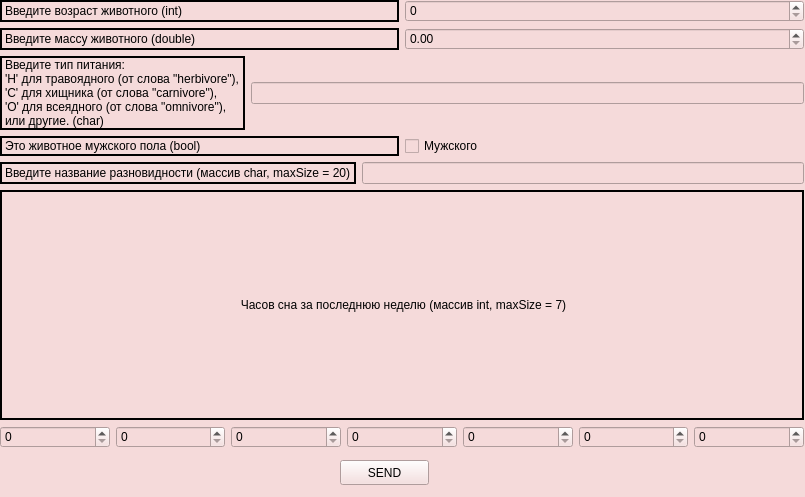
<?xml version="1.0" encoding="UTF-8"?>
<ui version="4.0">
 <class>Input</class>
 <widget class="QWidget" name="Input">
  <property name="geometry">
   <rect>
    <x>0</x>
    <y>0</y>
    <width>805</width>
    <height>497</height>
   </rect>
  </property>
  <property name="windowTitle">
   <string>Form</string>
  </property>
  <property name="styleSheet">
   <string notr="true">background-color: rgb(245, 218, 218);
color: rgb(0, 0, 0);
font: 300 italic 17pt &quot;Ubuntu&quot;;</string>
  </property>
  <widget class="QPushButton" name="bnt_send">
   <property name="geometry">
    <rect>
     <x>340</x>
     <y>460</y>
     <width>89</width>
     <height>25</height>
    </rect>
   </property>
   <property name="text">
    <string>SEND</string>
   </property>
  </widget>
  <widget class="QWidget" name="layoutWidget">
   <property name="geometry">
    <rect>
     <x>0</x>
     <y>0</y>
     <width>804</width>
     <height>448</height>
    </rect>
   </property>
   <layout class="QVBoxLayout" name="verticalLayout">
    <item>
     <layout class="QHBoxLayout" name="horizontalLayout_3">
      <item>
       <widget class="QLabel" name="label">
        <property name="styleSheet">
         <string notr="true">border: 2px solid black;</string>
        </property>
        <property name="text">
         <string>Введите возраст животного (int)</string>
        </property>
       </widget>
      </item>
      <item>
       <widget class="QSpinBox" name="spb_age">
        <property name="maximum">
         <number>1000</number>
        </property>
       </widget>
      </item>
     </layout>
    </item>
    <item>
     <layout class="QHBoxLayout" name="horizontalLayout_2">
      <item>
       <widget class="QLabel" name="label_2">
        <property name="styleSheet">
         <string notr="true">border: 2px solid black;</string>
        </property>
        <property name="text">
         <string>Введите массу животного (double)</string>
        </property>
       </widget>
      </item>
      <item>
       <widget class="QDoubleSpinBox" name="dspb_weight">
        <property name="maximum">
         <double>100000.990000000005239</double>
        </property>
       </widget>
      </item>
     </layout>
    </item>
    <item>
     <layout class="QHBoxLayout" name="horizontalLayout">
      <item>
       <widget class="QLabel" name="label_3">
        <property name="styleSheet">
         <string notr="true">border: 2px solid black;</string>
        </property>
        <property name="text">
         <string>&lt;html&gt;&lt;head/&gt;&lt;body&gt;&lt;p&gt;Введите тип питания:&lt;br/&gt;'H' для травоядного (от слова &amp;quot;herbivore&amp;quot;),&lt;br/&gt;'C' для хищника (от слова &amp;quot;carnivore&amp;quot;),&lt;br/&gt;'O' для всеядного (от слова &amp;quot;omnivore&amp;quot;),&lt;br/&gt;или другие.  (char)&lt;/p&gt;&lt;/body&gt;&lt;/html&gt;</string>
        </property>
       </widget>
      </item>
      <item>
       <widget class="QLineEdit" name="ln_dietType">
        <property name="maxLength">
         <number>1</number>
        </property>
       </widget>
      </item>
     </layout>
    </item>
    <item>
     <layout class="QHBoxLayout" name="horizontalLayout_4">
      <item>
       <widget class="QLabel" name="label_4">
        <property name="styleSheet">
         <string notr="true">border: 2px solid black;</string>
        </property>
        <property name="text">
         <string>Это животное мужского пола (bool)</string>
        </property>
       </widget>
      </item>
      <item>
       <widget class="QCheckBox" name="checkBox">
        <property name="text">
         <string>Мужского</string>
        </property>
       </widget>
      </item>
     </layout>
    </item>
    <item>
     <layout class="QHBoxLayout" name="horizontalLayout_5">
      <item>
       <widget class="QLabel" name="label_5">
        <property name="styleSheet">
         <string notr="true">border: 2px solid black;</string>
        </property>
        <property name="text">
         <string>&lt;html&gt;&lt;head/&gt;&lt;body&gt;&lt;p&gt;Введите название разновидности (массив char, maxSize = 20)&lt;/p&gt;&lt;/body&gt;&lt;/html&gt;</string>
        </property>
       </widget>
      </item>
      <item>
       <widget class="QLineEdit" name="ln_species">
        <property name="maxLength">
         <number>20</number>
        </property>
       </widget>
      </item>
     </layout>
    </item>
    <item>
     <widget class="QLabel" name="label_6">
      <property name="styleSheet">
       <string notr="true">border: 2px solid black;</string>
      </property>
      <property name="text">
       <string>&lt;html&gt;&lt;head/&gt;&lt;body&gt;&lt;p align=&quot;center&quot;&gt;Часов сна за последнюю неделю (массив int, maxSize = 7)&lt;/p&gt;&lt;/body&gt;&lt;/html&gt;</string>
      </property>
     </widget>
    </item>
    <item>
     <layout class="QHBoxLayout" name="horizontalLayout_6">
      <item>
       <widget class="QSpinBox" name="spb_1">
        <property name="maximum">
         <number>24</number>
        </property>
       </widget>
      </item>
      <item>
       <widget class="QSpinBox" name="spb_2">
        <property name="maximum">
         <number>24</number>
        </property>
       </widget>
      </item>
      <item>
       <widget class="QSpinBox" name="spb_3">
        <property name="maximum">
         <number>24</number>
        </property>
       </widget>
      </item>
      <item>
       <widget class="QSpinBox" name="spb_4">
        <property name="maximum">
         <number>24</number>
        </property>
       </widget>
      </item>
      <item>
       <widget class="QSpinBox" name="spb_5">
        <property name="maximum">
         <number>24</number>
        </property>
       </widget>
      </item>
      <item>
       <widget class="QSpinBox" name="spb_6">
        <property name="maximum">
         <number>24</number>
        </property>
       </widget>
      </item>
      <item>
       <widget class="QSpinBox" name="spb_7">
        <property name="maximum">
         <number>24</number>
        </property>
       </widget>
      </item>
     </layout>
    </item>
   </layout>
  </widget>
 </widget>
 <resources/>
 <connections/>
</ui>
